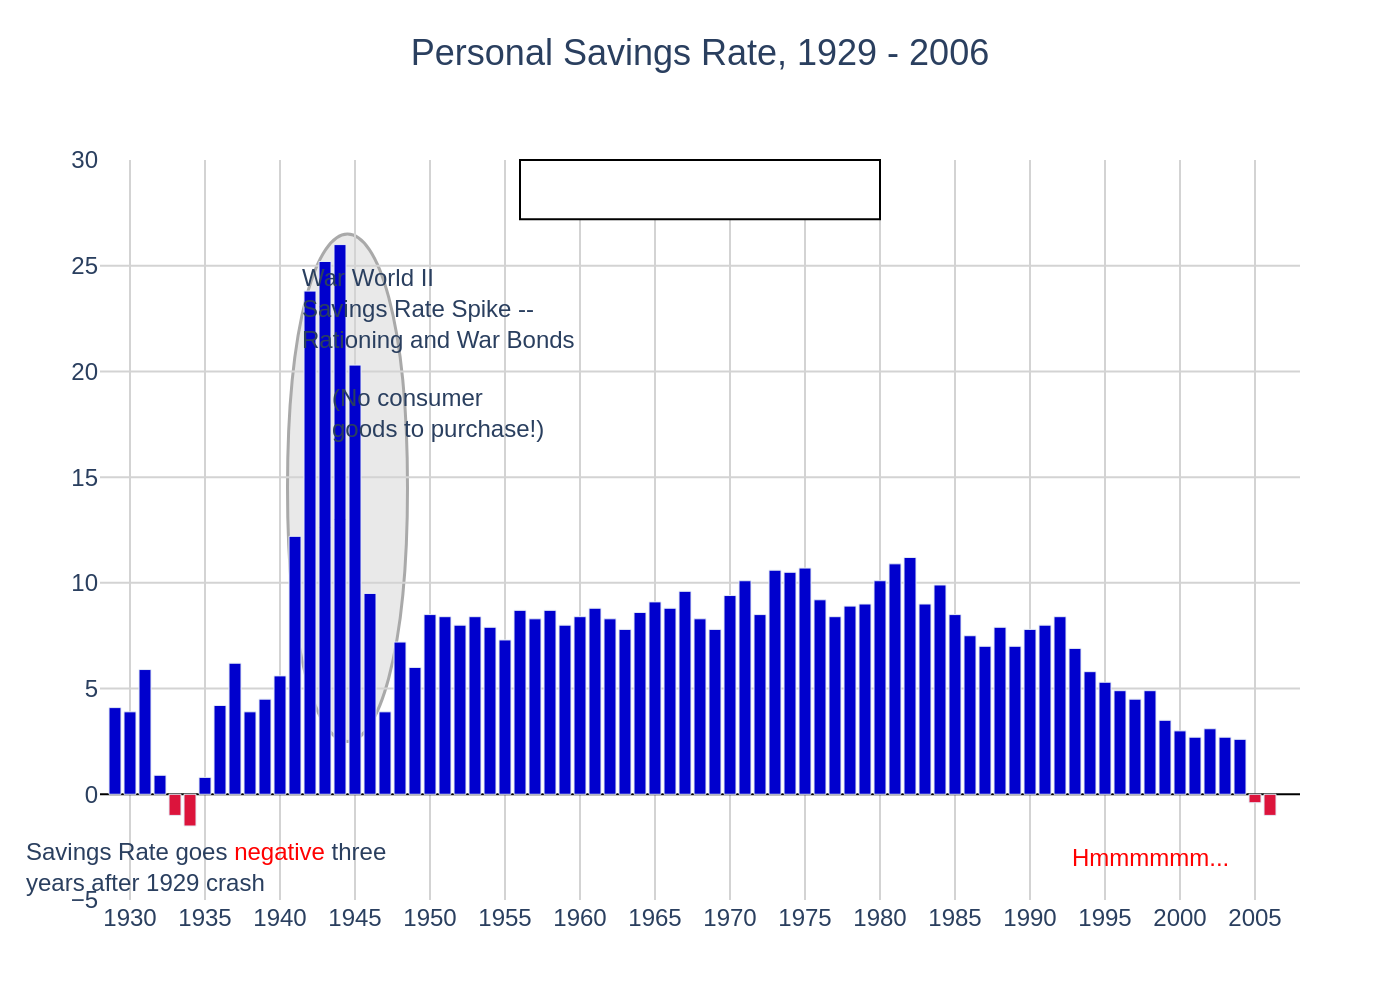

Write the Python code that produced this figure.
import sys
import json
import pathlib
import plotly.graph_objects as go

# --- 1. Load data from JSON file ---
if len(sys.argv) != 2:
    print("Usage: python <script_name>.py <json_file_path>")
    sys.exit(1)

json_path = sys.argv[1]
try:
    with open(json_path, 'r', encoding='utf-8') as f:
        chart_data = json.load(f)
except FileNotFoundError:
    print(f"Error: JSON file not found at {json_path}")
    sys.exit(1)
except json.JSONDecodeError:
    print(f"Error: Could not decode JSON from {json_path}")
    sys.exit(1)

# --- 2. Extract data and configuration ---
data = chart_data.get('chart_data', [])
texts = chart_data.get('texts', {})
colors = chart_data.get('colors', {})
shapes = chart_data.get('shapes', [])
title_text = texts.get('title')

# --- 3. Prepare data for plotting ---
years = [d['year'] for d in data]
values = [d['value'] for d in data]

pos_years = [years[i] for i, v in enumerate(values) if v >= 0]
pos_values = [v for v in values if v >= 0]

neg_years = [years[i] for i, v in enumerate(values) if v < 0]
neg_values = [v for v in values if v < 0]

# --- 4. Create the figure ---
fig = go.Figure()

# Add trace for positive values
fig.add_trace(go.Bar(
    x=pos_years,
    y=pos_values,
    marker_color=colors.get('positive_bar', 'blue'),
    name='Positive Rate'
))

# Add trace for negative values
fig.add_trace(go.Bar(
    x=neg_years,
    y=neg_values,
    marker_color=colors.get('negative_bar', 'red'),
    name='Negative Rate'
))

# --- 5. Apply layout and styling ---
fig.update_layout(
    title_text=title_text,
    title_x=0.5,
    title_font_size=18,
    font_family="Arial",
    plot_bgcolor='white',
    showlegend=False,
    xaxis=dict(
        title_text=texts.get('x_axis_title'),
        tickmode='linear',
        tick0=1930,
        dtick=5,
        showgrid=True,
        gridcolor=colors.get('grid_color', '#D3D3D3'),
        gridwidth=1,
        zeroline=False,
        range=[1928, 2008]
    ),
    yaxis=dict(
        title_text=texts.get('y_axis_title'),
        range=[-5, 30],
        tickmode='linear',
        tick0=-5,
        dtick=5,
        showgrid=True,
        gridcolor=colors.get('grid_color', '#D3D3D3'),
        gridwidth=1,
        zeroline=True,
        zerolinecolor='black',
        zerolinewidth=1
    ),
    margin=dict(t=80, b=50, l=50, r=50),
    barmode='relative'
)

# Add shapes from JSON
if shapes:
    for shape in shapes:
        fig.add_shape(**shape)

# Add annotations from JSON
annotations = texts.get('annotations', [])
if annotations:
    for anno in annotations:
        fig.add_annotation(
            text=anno.get('text', ''),
            x=anno.get('x'),
            y=anno.get('y'),
            xref="x",
            yref="y",
            showarrow=anno.get('showarrow', False),
            align=anno.get('align', 'center'),
            font=dict(family="Arial", size=12)
        )
# Workaround for the title box in the original image
fig.add_shape(
    type="rect",
    xref="paper", yref="paper",
    x0=0.35, y0=0.92, x1=0.65, y1=1.0,
    line=dict(color="black", width=1),
    fillcolor="white"
)
fig.update_layout(title_y=0.96)


# --- 6. Output the image ---
output_filename = pathlib.Path(json_path).stem + ".png"
fig.write_image(output_filename, scale=2)
print(f"Chart saved to {output_filename}")
